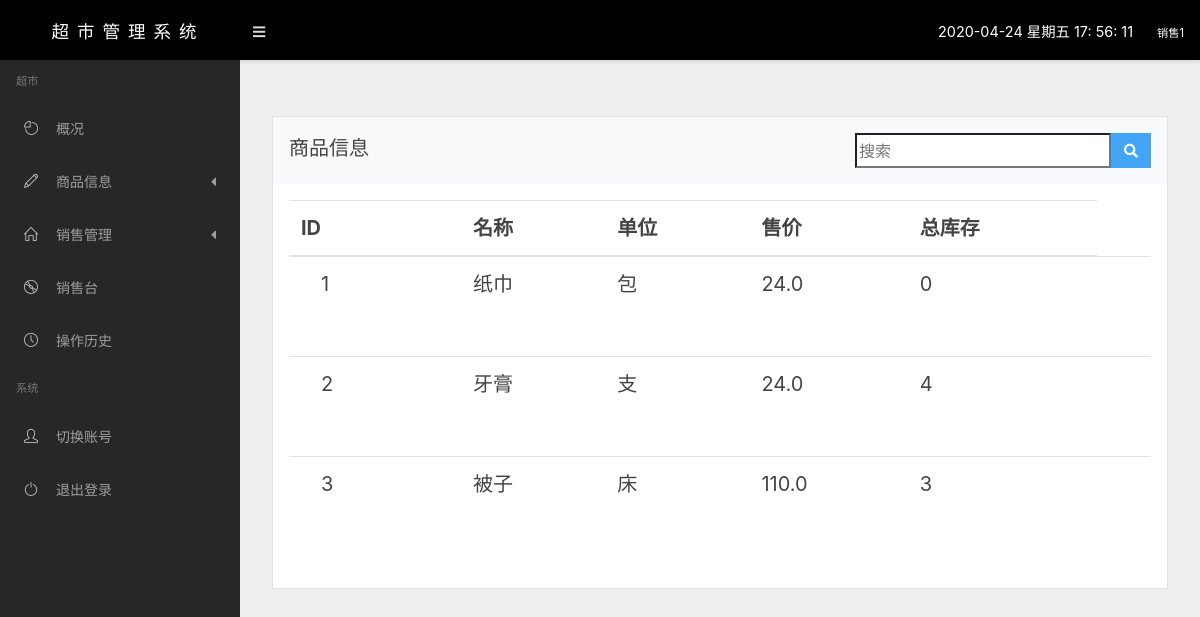
The page /goods/ (signed in) on the database as committed earlier.
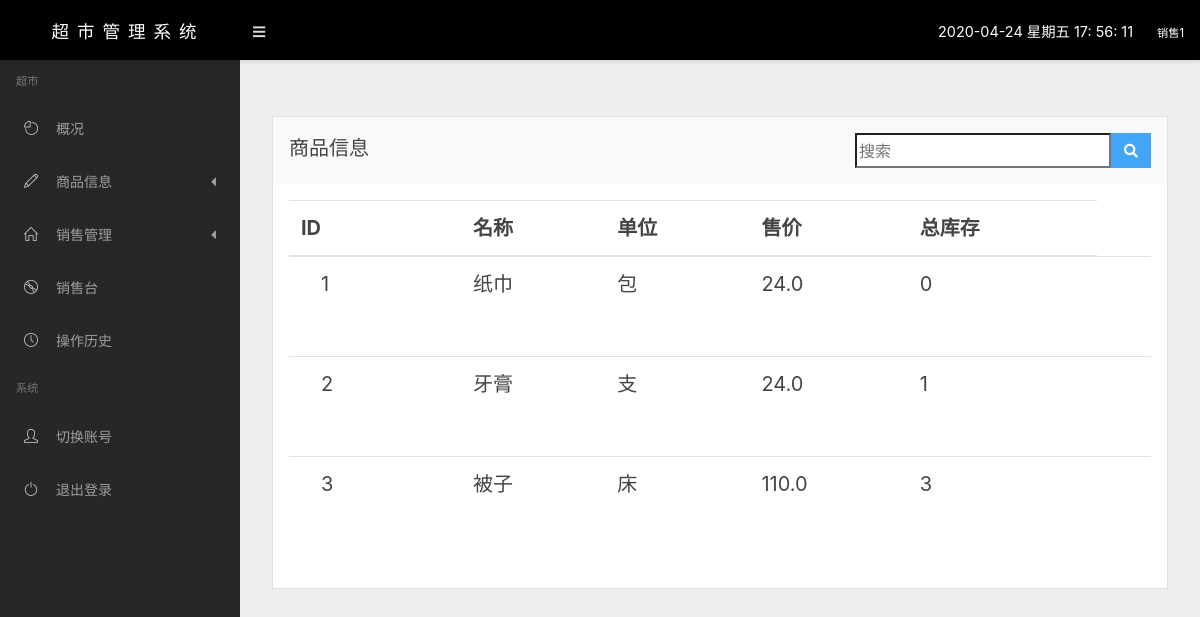
The same page on the database as committed later.
### app/models.py (models this page shows, shortened)
class Goods(models.Model):
    stateChoice = (
        ('T', '上架'),
        ('F', '下架'),
    )
    id = models.AutoField(primary_key=True, max_length=100, verbose_name="ID")
    name = models.CharField(max_length=20, verbose_name="商品名称")
    sale_price = models.FloatField(verbose_name="出售价格")  # 出售价格
    left_num = models.IntegerField(default=0, verbose_name="商品数量")  # 剩余数量
    cost_price = models.FloatField(default=0, verbose_name="进货单价")  # 进货价格
    sale_num = models.IntegerField(default=0,null=True,verbose_name="商品已卖出数量")        # 出售数量
    unit = models.CharField(max_length=5, default="个", verbose_name="单位")
    flag = models.CharField(verbose_name="是否上架", choices=stateChoice, max_length=1, default="F")
    margin = models.FloatField(verbose_name="利润率%", default=20, max_length=4)
    class Meta:
        verbose_name = "商品管理"
        verbose_name_plural = "商品管理"

### app/libs/identity_check.py (the view)
        def wra(req,*arg,**kwargs):
            identity = req.session.get('identity')
            if not identity:
                return redirect("/login/")
            if int(identity) not in group:
                return redirect("/login/")
            return func(req,*arg,**kwargs)

### app/libs/identity_check.py (called while the page is built)
def check(group):
    def decorator(func):
        def wra(req,*arg,**kwargs):
            identity = req.session.get('identity')
            if not identity:
                return redirect("/login/")
            if int(identity) not in group:
                return redirect("/login/")
            return func(req,*arg,**kwargs)
        return wra
    return decorator

### app/views.py (called while the page is built)
@check([0, 1, 2])
def goods(request):
    goods = Goods.objects.filter(flag="T")
    key = request.GET.get("Search")
    if key:
        goods = goods.filter(id=int(key))
    goods_tip = ""
    flag = False
    for i in goods:
        warning = int(i.sale_num * 0.2)
        if warning >= i.left_num:
            goods_tip += i.name + " "
            flag = True
    msg = "商品:%s不足，请及时补充！" % goods_tip
    return render(request, 'manage/goods.html', {"goods": goods, "msg": msg, "flag": flag})

### templates/manage/goods.html (shortened to what this page needs)
{% extends 'manage/base/base.html' %}
{% block content %}
    <div class="row mt-4">
        <div class="col-md-12">
                    <div class="card">
                        <div class="card-header bg-light">
                                商品信息
         <div class="w3l_search float-right">
    			<form action="/goods/" method="get">
    				<input type="search" name="Search" style="Float:left;height:35px;font-size: 16px" placeholder="搜索" required="">
    				<button type="submit" class="btn btn-primary" style="Float:left;height:35px" aria-label="Left Align">
    					<i class="fa fa-search" aria-hidden="true"> </i>
    				</button>
    			</form>
		      </div>
                        </div>
                        <div class="card-body">
                            <div class="table-responsive">
                                <table class="table table-hover">
                                    <thead>
                                    <tr>
                                        <th>ID</th>
                                        <th>名称</th>
                                        <th>单位</th>
                                        <th>售价</th>
                                        <th>总库存</th>
                                    </tr>
                                    </thead>
                                    <tbody style="height: 300px;overflow-y: auto">
                                    {% for g in goods %}
                                    <tr>
                                        <td>
                                            <span>{{ g.id }}</span>
                                        </td>
                                        <td>{{ g.name }}</td>
                                        <td>{{ g.unit }}</td>
                                        <td class="text-nowrap">{{ g.sale_price }}</td>
                                        <td>{{ g.left_num }}</td>
                                        <td>
                                        </td>
                                    </tr>
                                    {% endfor %}
                                    </tbody>
                                </table>
                            </div>
                        </div>
                    </div>
                </div>
    </div>
{% endblock %}

Rows that differ between the two databases and show on the page:
changed Goods "牙膏": left_num "4" → "1"
